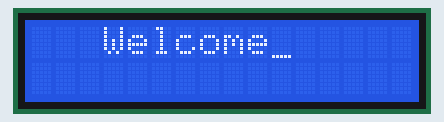
Bench run of a sketch on a simulated Arduino Uno, built with avr-gcc and run on an emulated ATmega328P. Parts: 16×2 character LCD. Wiring (inferred from the names in the program): character LCD (HD44780): RS pin 12; R/W pin 11; E pin 2; data pin 3, pin 4, pin 5, pin 6, pin 7, pin 8, pin 9, pin 10.

Above: at 0.2 s.
At 2.2 s:
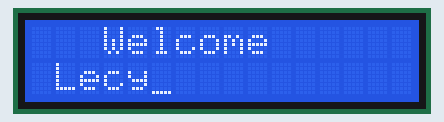
At 4.2 s:
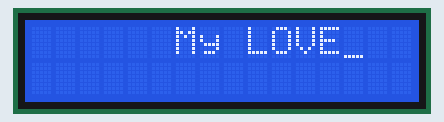

The sketch:

lcd1602.ino
```cpp
/*
  Projeto LCD 1602 sem biblioteca
  Autor: Josue Moura (corrigido por ChatGPT)
*/

const int RS = 12;     // Register Select
const int RW = 11;     // Read/Write (sempre LOW para escrita)
const int EN = 2;      // Enable

const int DB[8] = {3, 4, 5, 6, 7, 8, 9, 10}; // D0 a D7

void LcdCommandWrite(int value) {
  digitalWrite(RS, LOW);  // Modo comando
  digitalWrite(RW, LOW);  // Escrevendo

  for (int i = 0; i < 8; i++) {
    digitalWrite(DB[i], value & 1);
    value >>= 1;
  }

  // Pulso de habilitação
  digitalWrite(EN, LOW);
  delayMicroseconds(1);
  digitalWrite(EN, HIGH);
  delayMicroseconds(1);
  digitalWrite(EN, LOW);
  delayMicroseconds(100);
}

void LcdDataWrite(int value) {
  digitalWrite(RS, HIGH); // Modo dado
  digitalWrite(RW, LOW);  // Escrevendo

  for (int i = 0; i < 8; i++) {
    digitalWrite(DB[i], value & 1);
    value >>= 1;
  }

  // Pulso de habilitação
  digitalWrite(EN, LOW);
  delayMicroseconds(1);
  digitalWrite(EN, HIGH);
  delayMicroseconds(1);
  digitalWrite(EN, LOW);
  delayMicroseconds(100);
}

void setup() {
  // Configura os pinos como saída
  pinMode(RS, OUTPUT);
  pinMode(RW, OUTPUT);
  pinMode(EN, OUTPUT);
  for (int i = 0; i < 8; i++) {
    pinMode(DB[i], OUTPUT);
  }

  delay(100); // Aguarda estabilização

  // Inicialização do LCD
  LcdCommandWrite(0x38); // 8-bit, 2 linhas, 5x7
  delay(5);
  LcdCommandWrite(0x38);
  delay(5);
  LcdCommandWrite(0x38);
  delay(5);
  LcdCommandWrite(0x0E); // Display ON, cursor ON
  delay(5);
  LcdCommandWrite(0x06); // Modo de entrada
  delay(5);
  LcdCommandWrite(0x01); // Limpa display
  delay(5);
  LcdCommandWrite(0x80); // Posição inicial
  delay(5);
}

void loop() {
  // Primeira linha: "Welcome to"
  LcdCommandWrite(0x01); // Limpa tela
  delay(5);
  LcdCommandWrite(0x80 + 3); // Cursor na posição 3 da primeira linha

  const char* msg1 = "Welcome";
  for (int i = 0; msg1[i] != '\0'; i++) {
    LcdDataWrite(msg1[i]);
  }

  delay(2000);

  // Segunda linha: "Lecy"
  LcdCommandWrite(0xC0 + 1); // Cursor na linha 2, posição 1
  const char* msg2 = "Lecy";
  for (int i = 0; msg2[i] != '\0'; i++) {
    LcdDataWrite(msg2[i]);
  }

  delay(2000);

  // Exibe "LOVE" no início novamente
  LcdCommandWrite(0x01);
  delay(10);
  LcdCommandWrite(0x80 + 6); // Linha 1, posição 6
  const char* msg3 = "My LOVE";
  for (int i = 0; msg3[i] != '\0'; i++) {
    LcdDataWrite(msg3[i]);
  }

  delay(3000);
}
```

Measured:
- by itself, everything shown: repeats every 7.0 s, in 5 steps
- what the display in image 0 shows lasts 2.0 s, from 0.1 s to 2.1 s
- what the display in image 2 shows lasts 3.0 s, from 4.2 s to 7.2 s
